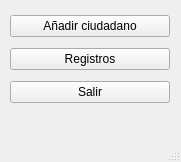
<?xml version="1.0" encoding="UTF-8"?>
<ui version="4.0">
 <class>MainWindow</class>
 <widget class="QMainWindow" name="MainWindow">
  <property name="geometry">
   <rect>
    <x>0</x>
    <y>0</y>
    <width>181</width>
    <height>162</height>
   </rect>
  </property>
  <property name="windowTitle">
   <string>MainWindow</string>
  </property>
  <widget class="QWidget" name="centralwidget">
   <widget class="QWidget" name="verticalLayoutWidget">
    <property name="geometry">
     <rect>
      <x>10</x>
      <y>10</y>
      <width>160</width>
      <height>101</height>
     </rect>
    </property>
    <layout class="QVBoxLayout" name="verticalLayout">
     <item>
      <widget class="QPushButton" name="formBtn">
       <property name="text">
        <string>Añadir ciudadano</string>
       </property>
      </widget>
     </item>
     <item>
      <widget class="QPushButton" name="listaBtn">
       <property name="text">
        <string>Registros</string>
       </property>
      </widget>
     </item>
     <item>
      <widget class="QPushButton" name="exitBtn">
       <property name="text">
        <string>Salir</string>
       </property>
      </widget>
     </item>
    </layout>
   </widget>
  </widget>
  <widget class="QMenuBar" name="menubar">
   <property name="geometry">
    <rect>
     <x>0</x>
     <y>0</y>
     <width>181</width>
     <height>21</height>
    </rect>
   </property>
  </widget>
  <widget class="QStatusBar" name="statusbar"/>
 </widget>
 <resources/>
 <connections>
  <connection>
   <sender>exitBtn</sender>
   <signal>clicked()</signal>
   <receiver>MainWindow</receiver>
   <slot>confirmEx()</slot>
   <hints>
    <hint type="sourcelabel">
     <x>98</x>
     <y>108</y>
    </hint>
    <hint type="destinationlabel">
     <x>95</x>
     <y>136</y>
    </hint>
   </hints>
  </connection>
  <connection>
   <sender>listaBtn</sender>
   <signal>clicked()</signal>
   <receiver>MainWindow</receiver>
   <slot>openList()</slot>
   <hints>
    <hint type="sourcelabel">
     <x>132</x>
     <y>83</y>
    </hint>
    <hint type="destinationlabel">
     <x>180</x>
     <y>96</y>
    </hint>
   </hints>
  </connection>
  <connection>
   <sender>formBtn</sender>
   <signal>clicked()</signal>
   <receiver>MainWindow</receiver>
   <slot>openForm()</slot>
   <hints>
    <hint type="sourcelabel">
     <x>136</x>
     <y>45</y>
    </hint>
    <hint type="destinationlabel">
     <x>176</x>
     <y>33</y>
    </hint>
   </hints>
  </connection>
 </connections>
 <slots>
  <slot>confirmEx()</slot>
  <slot>openForm()</slot>
  <slot>openList()</slot>
 </slots>
</ui>
